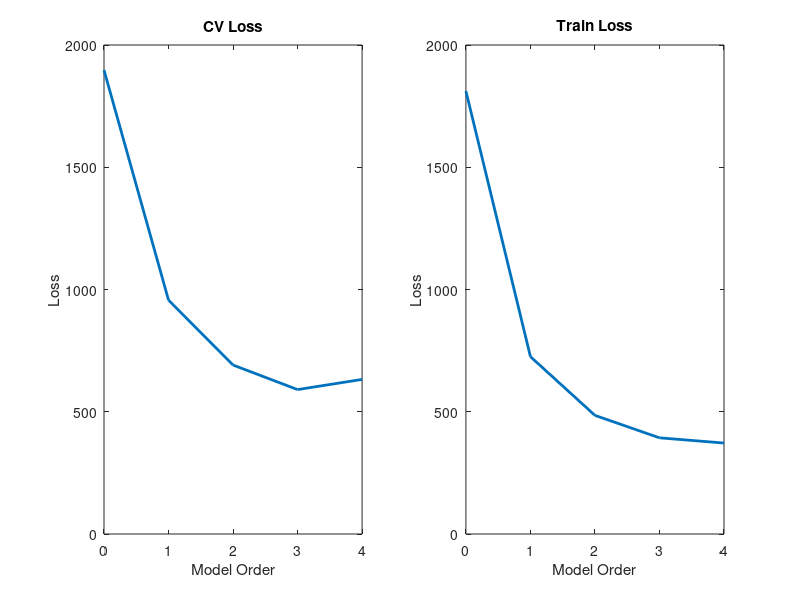

MATLAB code for this plot:
%% CTB1_400metree
% Fit of 1st, 2nd, 3rd, and 4th order polynomial to
% the 400 metre sprint data
% We will use 10-fold cross-validation to choose the 'best'
% polynomial order which has lowers error
clear all;close all;
%%
load olympics.mat
%% rescale data
% why do we have to rescale data? worked for first 3 orders!!!!
x = male400(:,1);
x = [x - x(1)];
x = [x]./x(2);
%%
t= male400(:,2); %target labels
% ttest= male400(21:end,2); %target labels
plot(x,t,'bx')
hold on;
% plot(xtest,ttest,'ro')
hold off;


%% folding details
totalFolds = 10; % total number of folds
Npartition = length(x(:,1)); % we find the length of the first column in matrix x
partition = floor(Npartition/totalFolds); % we determine the size of the partition (2.7 in this case) and take the floor
%% Polynomial Order of n
% Changing value of 'order' to choose polynomial order
order = 4; % order of polynomial
X = [];
Xtest = [];

%% regularisation parameters
lambda = 10;
N = length(x(:,1));
 for k = 0:order % we loop to compute CV loss and Train loss for each order of the polynomial
     X = [X x.^k]; % we add a column to matrix for every order n where the new column is x^k
    
    for fold = 0:totalFolds-1 % we loop again to change the partition being tested and trained
        Xfold = X((fold*partition)+1 : (fold+1)*partition,:); % we slice X to get the rows for the CV (test) partition (1)
        Xtrain1 = X(1 : fold*partition,:); % we slice X to get the training partition before the CV partition (2)
        Xtrain2 = X(fold*partition + (partition + 1) : end,:); % we slice X to get the training partition afer the CV partition (3)
        Xtrain = [Xtrain1; Xtrain2]; % we join the training paritions into one matrix (4)

        tfold = t((fold*partition)+1 : (fold+1)*partition,:); % we partition the labels the same as (1) to validate the results
        ttrain1 = t(1 : fold*partition,1); % we partition the labels the same as (2) to train the model
        ttrain2 = t(fold*partition + (partition + 1) : end,1); % we partition the labels the same as (3) train the model
        ttrain = [ttrain1; ttrain2]; % we join the label training data into one matrix similar to (4)
        

        
        E = eye(size(k+1));
        % we learn the model parameters from the training data and label(5)
        w = inv(Xtrain'*Xtrain + N*lambda*E)*Xtrain'*ttrain; 
        % we find the predicted results using the params in (5) and (1)
        mpred_fold = w'*Xfold';
        % we see how well the model reflects the observed (training) data
        mpred_observed = w'*Xtrain';
        % we compare the CV labels to the predicted results
        compare = [tfold mpred_fold' tfold-mpred_fold'];

        % we store the mean of the squared difference of CV labels and
        % predicted results to be plotted later
        foldLoss(fold+1,k+1)  = mean((mpred_fold' - tfold).^2);
        trainLoss(fold+1,k+1) = mean((mpred_observed' - ttrain).^2);

    end

%     % plots and saves to file
%     plot(x,t,'bx');
%     plotTitle = strcat('Fit of Polynomial Model x.^',int2str(k+1),' to The Data'); 
%     title(plotTitle);
%     xlabel('Rescaled Year Data');
%     ylabel('Time (seconds)');
%     hold on;
%     plot(x,w'*X','r');
%     filename = strcat('model',int2str(k+1),'.png'); 
% %     saveas(gcf,filename);
%     clf;
    
 end

%% Plot the results
% reference: A first course in machine learning chapter one code

figure(1);
subplot(121)
plot(0:order,mean(foldLoss,1),'linewidth',2) % order vs mean of foldloss(vector)(column = order number?)
xlabel('Model Order');
ylabel('Loss');
title('CV Loss');
subplot(122)
plot(0:order,mean(trainLoss,1),'linewidth',2)
xlabel('Model Order');
ylabel('Loss');
title('Train Loss');

filename = strcat('CVLossANDTrainLoss',int2str(order),'.png'); 
saveas(gcf,filename);